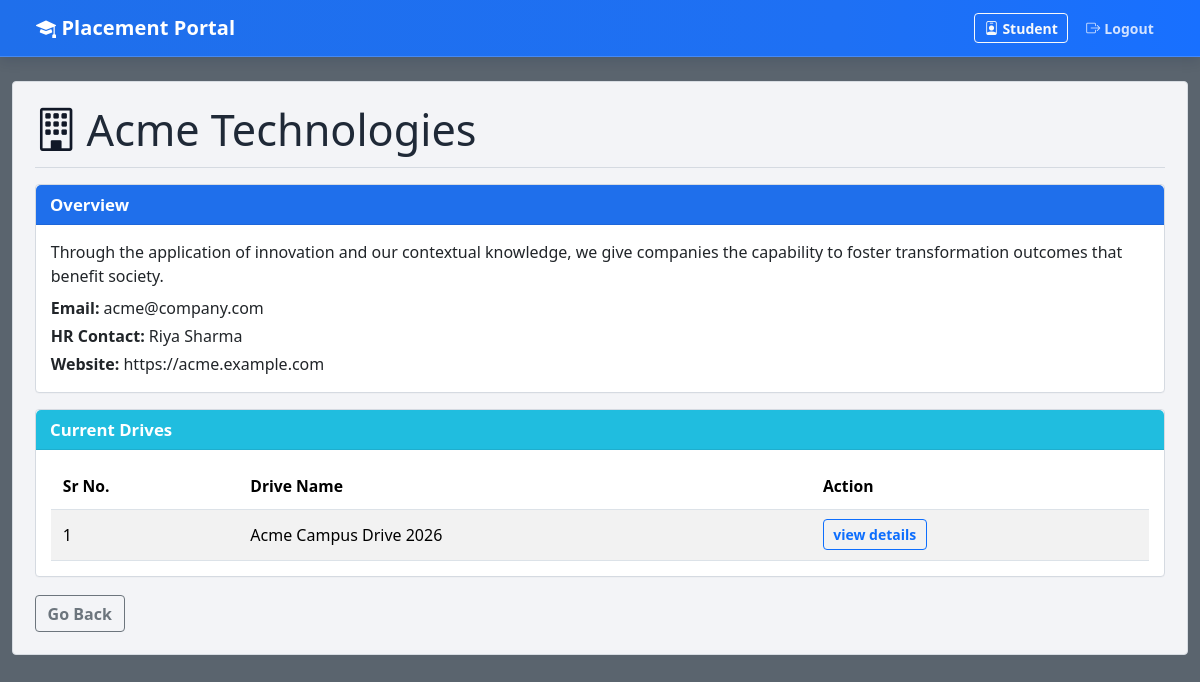
/student/company/1/drives (signed in), run on the app's committed database.
### models.py (models this page shows, shortened)
class Company(UserMixin, db.Model):
    __tablename__ = "companies"
    id = db.Column(db.Integer, primary_key=True)
    company_name = db.Column(db.String(150), nullable=False)
    hr_contact = db.Column(db.String(120), nullable=False)
    website = db.Column(db.String(255), nullable=True)
    email = db.Column(db.String(120), unique=True, nullable=False)
    password = db.Column(db.String(255), nullable=False)
    approval_status = db.Column(db.String(30), default="Pending", nullable=False)
    is_blacklisted = db.Column(db.Boolean, default=False, nullable=False)
    drives = db.relationship("PlacementDrive", back_populates="company", cascade="all, delete-orphan")

class PlacementDrive(db.Model):
    __tablename__ = "placement_drives"
    id = db.Column(db.Integer, primary_key=True)
    company_id = db.Column(db.Integer, db.ForeignKey("companies.id"), nullable=False)
    drive_name = db.Column(db.String(150), nullable=False)
    job_title = db.Column(db.String(150), nullable=False)
    job_description = db.Column(db.Text, nullable=False)
    eligibility = db.Column(db.Text, nullable=False)
    salary = db.Column(db.String(80), nullable=False)
    location = db.Column(db.String(120), nullable=False)
    application_deadline = db.Column(db.Date, nullable=False)
    status = db.Column(db.String(30), default="Pending", nullable=False)
    company = db.relationship("Company", back_populates="drives")
    applications = db.relationship("Application", back_populates="drive", cascade="all, delete-orphan")

### routes/student_routes.py (the view)
@student_bp.route("/company/<int:company_id>/drives")
@student_required
def company_drives(company_id: int):
    company = Company.query.get_or_404(company_id)
    if company.approval_status != "Approved" or company.is_blacklisted:
        abort(404)
    drives = PlacementDrive.query.filter_by(
        company_id=company.id,
        status="Approved",
    ).order_by(PlacementDrive.application_deadline.asc()).all()
    return render_template(
        "student/company_drives.html",
        company=company,
        drives=drives,
    )

### app.py (called while the page is built)
@login_manager.user_loader
def load_user(user_id: str):
    try:
        role, raw_id = user_id.split("-", 1)
        entity_id = int(raw_id)
    except (ValueError, AttributeError):
        return None
    if role == "admin":
        return Admin.query.get(entity_id)
    if role == "student":
        return Student.query.get(entity_id)
    if role == "company":
        return Company.query.get(entity_id)
    return None

### models.py (called while the page is built)
    @property
    def role(self) -> str:
        return "student"

### routes/student_routes.py (called while the page is built)
def student_required(view_func):
    @wraps(view_func)
    @login_required
    def wrapped(*args, **kwargs):
        if current_user.role != "student":
            abort(403)
        if current_user.is_blacklisted:
            abort(403)
        return view_func(*args, **kwargs)
    return wrapped

### templates/student/company_drives.html
{% extends 'base.html' %}
{% block content %}
<h3 class="page-title"><i class="bi bi-building"></i>{{ company.company_name }}</h3>
<div class="card section-primary mb-3">
    <div class="card-header">Overview</div>
    <div class="card-body">
        <p class="mb-2">Through the application of innovation and our contextual knowledge, we give companies the capability to foster transformation outcomes that benefit society.</p>
        <p class="mb-1"><strong>Email:</strong> {{ company.email }}</p>
        <p class="mb-1"><strong>HR Contact:</strong> {{ company.hr_contact }}</p>
        <p class="mb-0"><strong>Website:</strong> {{ company.website or 'N/A' }}</p>
    </div>
</div>
<div class="card section-sky">
    <div class="card-header">Current Drives</div>
    <div class="card-body table-responsive">
        <table class="table table-striped align-middle">
            <thead><tr><th>Sr No.</th><th>Drive Name</th><th>Action</th></tr></thead>
            <tbody>
            {% for drive in drives %}
                <tr>
                    <td>{{ loop.index }}</td>
                    <td>{{ drive.drive_name }}</td>
                    <td><a class="btn btn-sm btn-outline-primary" href="{{ url_for('student.drive_details', drive_id=drive.id) }}">view details</a></td>
                </tr>
            {% else %}
                <tr><td colspan="3" class="text-muted">No approved drives available for this company.</td></tr>
            {% endfor %}
            </tbody>
        </table>
    </div>
</div>
<div class="mt-3">
    <a class="btn btn-outline-secondary" href="{{ url_for('student.dashboard') }}">Go Back</a>
</div>
{% endblock %}

### static/css/style.css (style rules this page uses)
:root { --app-primary: #1f6feb; --app-primary-dark: #0f56d6; --app-sky: #20bddf; --app-green: #1f9d63; --app-amber: #f7c408; --app-page-bg: #5a646e; --app-panel-bg: #f3f4f7; --app-border: #d7dce2; --app-text: #1f2937; }
body { background: var(--app-page-bg); color: var(--app-text); font-family: "Segoe UI", Tahoma, Geneva, Verdana, sans-serif; }
.page-title { display: flex; align-items: center; gap: 0.55rem; font-size: 2.7rem; margin-bottom: 1rem; font-weight: 400; border-bottom: 1px solid #d5dae1; padding-bottom: 0.7rem; }
.page-title i { color: #111827; }
.card { border: 1px solid #d5dae1; border-radius: 4px; box-shadow: 0 1px 0 rgba(10, 12, 16, 0.02); margin-bottom: 1.1rem; }
.card-header { font-weight: 700; border-bottom: 1px solid rgba(0, 0, 0, 0.08); font-size: 1.05rem; line-height: 1.25; padding: 0.58rem 0.9rem; }
.card-body { padding: 0.95rem 0.95rem; }
.section-primary .card-header { background: var(--app-primary); color: #fff; }
.section-sky .card-header { background: var(--app-sky); color: #fff; }
.table { margin-bottom: 0; }
.table th { white-space: nowrap; font-weight: 700; font-size: 0.98rem; }
.table td, .table th { vertical-align: middle; border-color: #dce2e8; padding: 0.62rem 0.75rem; }
.table-striped > tbody > tr:nth-of-type(odd) > * { --bs-table-accent-bg: #f9fafc; }
.btn { border-radius: 4px; font-weight: 600; padding: 0.36rem 0.75rem; }
.btn-sm { padding: 0.24rem 0.58rem; }

### data on the page
Company: company_name "Acme Technologies", email "acme@company.com", hr_contact "Riya Sharma", website "https://acme.example.com"
PlacementDrive: drive_name "Acme Campus Drive 2026"
